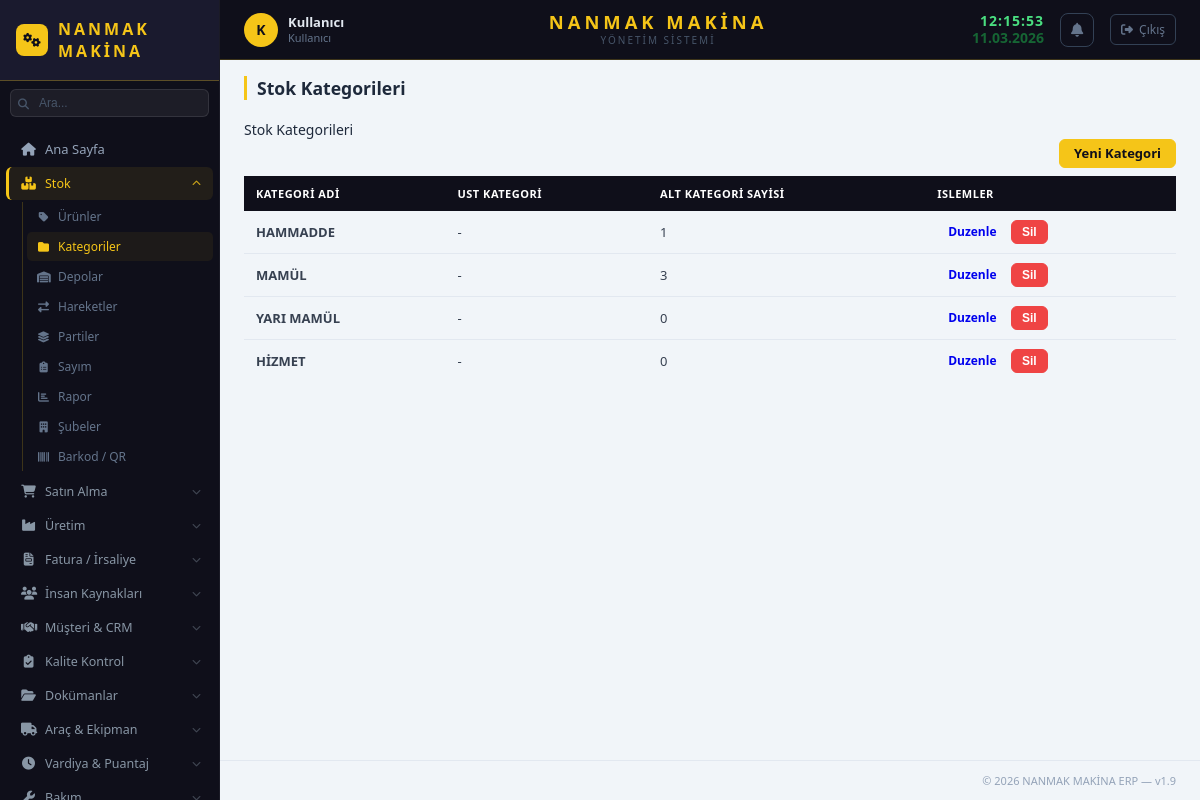
The page /stok/kategoriler (signed in) on the database its author committed.
### app/stok/models/sistem_ayar.py (models this page shows, shortened)
class SistemAyar(db.Model):
    __tablename__ = 'sistem_ayar'
    id = db.Column(db.Integer, primary_key=True, autoincrement=True)
    anahtar = db.Column(db.String(100), unique=True, nullable=False)
    deger = db.Column(db.Text)
    aciklama = db.Column(db.String(200))
    guncelleme = db.Column(db.String(30), default=lambda: datetime.now().strftime('%d.%m.%Y %H:%M'))
    @staticmethod
    def get(anahtar, varsayilan=''):
        ayar = SistemAyar.query.filter_by(anahtar=anahtar).first()
        return ayar.deger if ayar else varsayilan

### app/stok/models/kategori.py (models this page shows, shortened)
class Kategori(db.Model):
    __tablename__ = 'kategori'
    id = db.Column(db.Integer, primary_key=True, autoincrement=True)
    kategori_adi = db.Column(db.String(100), nullable=False)
    ust_kategori_id = db.Column(db.Integer, db.ForeignKey('kategori.id'), nullable=True)
    alt_kategoriler = db.relationship('Kategori', backref=db.backref('ust_kategori', remote_side=[id]))
    def tam_yol(self):
        if self.ust_kategori:
            return f"{self.ust_kategori.tam_yol()} > {self.kategori_adi}"
        return self.kategori_adi

### app/stok/routes/kategori_routes.py (the view)
@kategori_bp.route('/kategoriler')
def kategori_liste():
    kategoriler = Kategori.query.filter(Kategori.ust_kategori_id == None).all()
    return render_template('stok/kategori_liste.html', kategoriler=kategoriler)

### app/__init__.py (called while the page is built)
def login_gerekli_mi(endpoint, path):
    for acik in ACIK_URLLAR:
        if path.startswith(acik):
            return False
    return True

### app/kullanici/models/kullanici.py (called while the page is built)
    def birincil_rol(self):
        if self.roller:
            return self.roller[0].rol
        return None

    def admin_mi(self):
        for kr in self.roller:
            if kr.rol and kr.rol.rol_adi == 'admin':
                return True
        return False

### app/stok/templates/stok/kategori_liste.html (shortened to what this page needs)
{% extends "base.html" %}
{% block content %}
{% block page_title %}Stok Kategorileri{% endblock %}
<div style="display:flex;justify-content:flex-end;margin-bottom:8px;"><a href="{{ url_for('kategori.kategori_ekle') }}" class="btn btn-primary">Yeni Kategori</a></div>
<table class="data-table">
    <thead>
        <tr>
            <th>Kategori Adi</th>
            <th>Ust Kategori</th>
            <th>Alt Kategori Sayisi</th>
            <th>Islemler</th>
        </tr>
    </thead>
    <tbody>
        {% for kategori in kategoriler %}
        <tr>
            <td><strong>{{ kategori.tam_yol() }}</strong></td>
            <td>{{ kategori.ust_kategori.kategori_adi if kategori.ust_kategori else '-' }}</td>
            <td>{{ kategori.alt_kategoriler|length }}</td>
            <td>
                <a href="{{ url_for('kategori.kategori_duzenle', id=kategori.id) }}" class="btn btn-sm">Duzenle</a>
                <form action="{{ url_for('kategori.kategori_sil', id=kategori.id) }}" method="POST" style="display:inline;" onsubmit="return confirm('Silmek istediginize emin misiniz?')">
                    <button type="submit" class="btn btn-sm btn-danger">Sil</button>
                </form>
            </td>
        </tr>
        {% else %}
        <tr><td colspan="4">Henuz kategori tanimlanmamis.</td></tr>
        {% endfor %}
    </tbody>
</table>
{% endblock %}

### app/stok/templates/base.html (shortened to what this page needs)
<!DOCTYPE html>
<html lang="tr">
<head>
    <link rel="stylesheet" href="{{ url_for('static', filename='css/main.css') }}">
    <link rel="stylesheet" href="https://cdnjs.cloudflare.com/ajax/libs/font-awesome/6.4.0/css/all.min.css">
</head>
<body>
<aside class="sidebar">
    <div class="sidebar-logo">
        {% if firma_logo %}
        <img src="{{ url_for('static', filename='img/' + firma_logo) }}"
             alt="{{ firma_adi }}" style="height:36px;max-width:140px;object-fit:contain;">
        {% else %}
        <span class="sidebar-logo-icon"><i class="fas fa-cogs"></i></span>
        <span class="sidebar-logo-text">{{ firma_adi }}</span>
        {% endif %}
    </div>
    <div class="sidebar-arama">
        <i class="fas fa-search sidebar-arama-ikon"></i>
        <input type="text" id="global-arama" placeholder="Ara..." autocomplete="off">
    </div>
    <nav class="sidebar-nav">
        <a href="/" class="nav-item {% if request.path == '/' %}active{% endif %}">
            <i class="fas fa-home"></i><span>Ana Sayfa</span>
        </a>
        <div class="nav-group">
            <div class="nav-group-title" id="btn-stok-menu">
                <i class="fas fa-boxes ng-icon"></i>
                <span class="ng-label">Stok</span>
                <i class="fas fa-chevron-down ng-arrow"></i>
            </div>
            <div id="stok-menu" class="nav-submenu">
                <a href="{{ url_for('stok.urun_liste') }}"><i class="fas fa-tag"></i> Ürünler</a>
                <a href="{{ url_for('kategori.kategori_liste') }}"><i class="fas fa-folder"></i> Kategoriler</a>
                <a href="{{ url_for('depo.depo_liste') }}"><i class="fas fa-warehouse"></i> Depolar</a>
                <a href="{{ url_for('hareket.hareket_liste') }}"><i class="fas fa-exchange-alt"></i> Hareketler</a>
                <a href="{{ url_for('parti.parti_liste') }}"><i class="fas fa-layer-group"></i> Partiler</a>
                <a href="{{ url_for('sayim.sayim_liste') }}"><i class="fas fa-clipboard-list"></i> Sayım</a>
                <a href="{{ url_for('rapor.mevcut_stok_raporu') }}"><i class="fas fa-chart-bar"></i> Rapor</a>
                <a href="{{ url_for('sube.sube_liste') }}"><i class="fas fa-building"></i> Şubeler</a>
                <a href="{{ url_for('barkod.barkod_panel') }}"><i class="fas fa-barcode"></i> Barkod / QR</a>
            </div>
        </div>
        <div class="nav-group">
            <div class="nav-group-title" id="btn-satin-menu">
                <i class="fas fa-shopping-cart ng-icon"></i>
                <span class="ng-label">Satın Alma</span>
                <i class="fas fa-chevron-down ng-arrow"></i>
            </div>
        </div>
        <div class="nav-group">
            <div class="nav-group-title" id="btn-uretim-menu">
                <i class="fas fa-industry ng-icon"></i>
                <span class="ng-label">Üretim</span>
                <i class="fas fa-chevron-down ng-arrow"></i>
            </div>
        </div>
        <div class="nav-group">
            <div class="nav-group-title" id="btn-fatura-menu">
                <i class="fas fa-file-invoice ng-icon"></i>
                <span class="ng-label">Fatura / İrsaliye</span>
                <i class="fas fa-chevron-down ng-arrow"></i>
            </div>
        </div>
        {% if session.get('admin') or yetki.get('ik') %}
        <div class="nav-group">
            <div class="nav-group-title" id="btn-ik-menu">
                <i class="fas fa-users ng-icon"></i>
                <span class="ng-label">İnsan Kaynakları</span>
                <i class="fas fa-chevron-down ng-arrow"></i>
            </div>
        </div>
        {% endif %}
        {% if aktif_moduller.get('crm') %}
        <div class="nav-group">
            <div class="nav-group-title" id="btn-crm-menu">
                <i class="fas fa-handshake ng-icon"></i>
                <span class="ng-label">Müşteri & CRM</span>
                <i class="fas fa-chevron-down ng-arrow"></i>
            </div>
        </div>
        {% endif %}
        {% if aktif_moduller.get('kalite') %}
        <div class="nav-group">
            <div class="nav-group-title" id="btn-kalite-menu">
                <i class="fas fa-clipboard-check ng-icon"></i>
                <span class="ng-label">Kalite Kontrol</span>
                <i class="fas fa-chevron-down ng-arrow"></i>
            </div>
        </div>
        {% endif %}
        {% if aktif_moduller.get('dokuman') %}
        <div class="nav-group">
            <div class="nav-group-title" id="btn-dokuman-menu">
                <i class="fas fa-folder-open ng-icon"></i>
                <span class="ng-label">Dokümanlar</span>
                <i class="fas fa-chevron-down ng-arrow"></i>
            </div>
        </div>
        {% endif %}
        {% if aktif_moduller.get('arac') %}
        <div class="nav-group">
            <div class="nav-group-title" id="btn-arac-menu">
                <i class="fas fa-truck ng-icon"></i>
                <span class="ng-label">Araç & Ekipman</span>
                <i class="fas fa-chevron-down ng-arrow"></i>
            </div>
        </div>
        {% endif %}
        {% if aktif_moduller.get('vardiya') %}
        <div class="nav-group">
            <div class="nav-group-title" id="btn-vardiya-menu">
                <i class="fas fa-clock ng-icon"></i>
                <span class="ng-label">Vardiya & Puantaj</span>
                <i class="fas fa-chevron-down ng-arrow"></i>
            </div>
        </div>
        {% endif %}
        {% if aktif_moduller.get('bakim') %}
        <div class="nav-group">
            <div class="nav-group-title" id="btn-bakim-menu">
                <i class="fas fa-wrench ng-icon"></i>
                <span class="ng-label">Bakım</span>
                <i class="fas fa-chevron-down ng-arrow"></i>
            </div>
        </div>
        {% endif %}
    </nav>
</aside>
<div class="main-wrapper">
    <header class="top-header">
        <div class="header-left">
            <a href="{{ url_for('kullanici.profil') }}" class="header-user" title="Profilim" style="text-decoration:none;">
                <div class="header-user-avatar">{{ session.get('tam_ad', 'K')[:1] | upper }}</div>
                <div class="header-user-info">
                    <span class="header-user-name">{{ session.get('tam_ad', 'Kullanıcı') }}</span>
                    <span class="header-user-role">{% if session.get('admin') %}Admin{% else %}Kullanıcı{% endif %}</span>
                </div>
            </a>
        </div>
        <div class="header-center">
            <div class="header-firma">{{ firma_adi }}</div>
            <div class="header-firma-alt">{{ firma_alt_baslik }}</div>
        </div>
        <div class="header-right">
            <div class="header-datetime">
                <span class="header-saat" id="header-saat">--:--:--</span>
                <span class="header-tarih" id="header-tarih">--.--.----</span>
            </div>
            <div class="bildirim-wrapper" id="bildirim-wrapper">
                <button class="bildirim-btn" onclick="toggleBildirimler()" title="Bildirimler">
                    <i class="fas fa-bell"></i>
                </button>
            </div>
            <a href="{{ url_for('kullanici.cikis') }}" class="header-cikis" title="Çıkış Yap">
                <i class="fas fa-sign-out-alt"></i>
                <span>Çıkış</span>
            </a>
        </div>
    </header>
    <div class="page-header">
        <h2 class="page-title">{% block page_title %}{% endblock %}</h2>
    </div>
    <main class="main-content">
        {% block content %}{% endblock %}
    </main>
    <footer class="footer">
        <span>© 2026 {{ firma_adi }} ERP — v1.9</span>
    </footer>
</div>
</body>
</html>

### app/stok/templates/base.html (style rules this page uses)
.bildirim-wrapper { position: relative; }
.bildirim-btn { background: none; border: 1px solid #334155; color: #64748b; width: 34px; height: 34px; border-radius: 8px; cursor: pointer; display: flex; align-items: center; justify-content: center; font-size: 14px; transition: all 0.15s; position: relative; }
.sidebar-arama { padding: 8px 10px; position: relative; }
.sidebar-arama input { width: 100%; background: rgba(255,255,255,0.06); border: 1px solid rgba(255,255,255,0.1); border-radius: 6px; padding: 6px 8px 6px 28px; color: #94a3b8; font-size: 12px; outline: none; transition: all 0.15s; }
.sidebar-arama input::placeholder { color: #475569; }
.sidebar-arama-ikon { position: absolute; left: 18px; top: 50%; transform: translateY(-50%); color: #475569; font-size: 11px; pointer-events: none; }

### rows shown on the page
SistemAyar: deger "NANMAK MAKİNA"
SistemAyar: deger "YÖNETIM SISTEMI"
Kategori: tam_yol "HAMMADDE", ust_kategori "-", alt_kategoriler|length "1"
Kategori: tam_yol "MAMÜL", ust_kategori "-", alt_kategoriler|length "3"
Kategori: tam_yol "YARI MAMÜL", ust_kategori "-", alt_kategoriler|length "0"
Kategori: tam_yol "HİZMET", ust_kategori "-", alt_kategoriler|length "0"

### other values the page prints
{{ session.get('tam_ad', 'K')[:1] | upper }} "K"
{{ session.get('tam_ad', 'Kullanıcı') }} "Kullanıcı"
